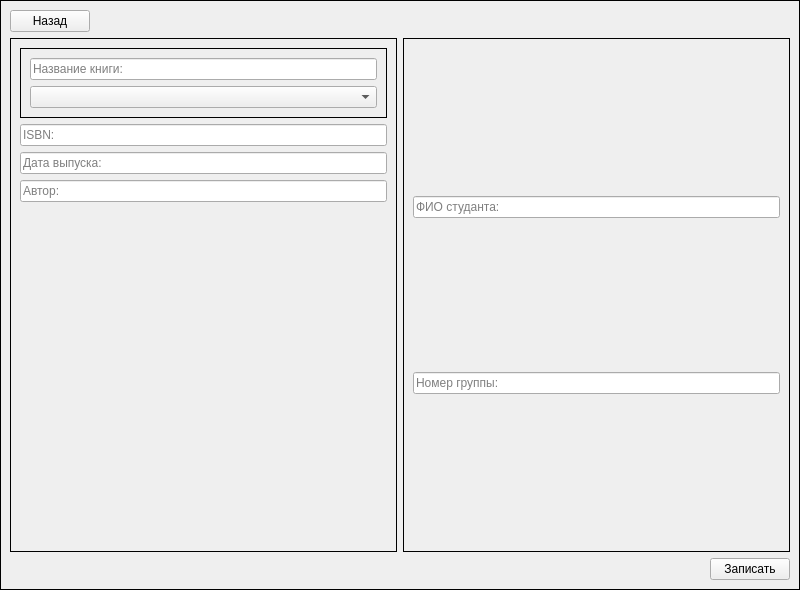
<?xml version="1.0" encoding="UTF-8"?>
<ui version="4.0">
 <class>MainWindow</class>
 <widget class="QMainWindow" name="MainWindow">
  <property name="geometry">
   <rect>
    <x>0</x>
    <y>0</y>
    <width>800</width>
    <height>590</height>
   </rect>
  </property>
  <property name="windowTitle">
   <string>MainWindow</string>
  </property>
  <property name="styleSheet">
   <string notr="true">QFrame { 
	border: 1px solid black;
}</string>
  </property>
  <widget class="QWidget" name="centralwidget">
   <layout class="QVBoxLayout" name="verticalLayout">
    <property name="spacing">
     <number>0</number>
    </property>
    <property name="leftMargin">
     <number>0</number>
    </property>
    <property name="topMargin">
     <number>0</number>
    </property>
    <property name="rightMargin">
     <number>0</number>
    </property>
    <property name="bottomMargin">
     <number>0</number>
    </property>
    <item>
     <widget class="QScrollArea" name="scrollArea">
      <property name="widgetResizable">
       <bool>true</bool>
      </property>
      <widget class="QWidget" name="scrollAreaWidgetContents">
       <property name="geometry">
        <rect>
         <x>0</x>
         <y>0</y>
         <width>798</width>
         <height>567</height>
        </rect>
       </property>
       <layout class="QGridLayout" name="gridLayout">
        <item row="0" column="0" alignment="Qt::AlignLeft">
         <widget class="QPushButton" name="pushButton_2">
          <property name="text">
           <string>Назад</string>
          </property>
         </widget>
        </item>
        <item row="1" column="0">
         <widget class="QFrame" name="fram_info_book">
          <property name="frameShape">
           <enum>QFrame::StyledPanel</enum>
          </property>
          <property name="frameShadow">
           <enum>QFrame::Raised</enum>
          </property>
          <layout class="QVBoxLayout" name="verticalLayout_3">
           <item alignment="Qt::AlignTop">
            <widget class="QFrame" name="frame_2">
             <property name="frameShape">
              <enum>QFrame::StyledPanel</enum>
             </property>
             <property name="frameShadow">
              <enum>QFrame::Raised</enum>
             </property>
             <layout class="QVBoxLayout" name="verticalLayout_2">
              <item>
               <widget class="QLineEdit" name="lineEdit">
                <property name="placeholderText">
                 <string>Название книги:</string>
                </property>
               </widget>
              </item>
              <item>
               <widget class="QComboBox" name="comboBox"/>
              </item>
             </layout>
            </widget>
           </item>
           <item>
            <widget class="QLineEdit" name="lineEdit_4">
             <property name="placeholderText">
              <string>ISBN:</string>
             </property>
            </widget>
           </item>
           <item>
            <widget class="QLineEdit" name="lineEdit_5">
             <property name="placeholderText">
              <string>Дата выпуска:</string>
             </property>
            </widget>
           </item>
           <item>
            <widget class="QLineEdit" name="lineEdit_6">
             <property name="placeholderText">
              <string>Автор: </string>
             </property>
            </widget>
           </item>
           <item>
            <spacer name="verticalSpacer">
             <property name="orientation">
              <enum>Qt::Vertical</enum>
             </property>
             <property name="sizeHint" stdset="0">
              <size>
               <width>20</width>
               <height>40</height>
              </size>
             </property>
            </spacer>
           </item>
          </layout>
         </widget>
        </item>
        <item row="1" column="1">
         <widget class="QFrame" name="frame_info_student">
          <property name="frameShape">
           <enum>QFrame::StyledPanel</enum>
          </property>
          <property name="frameShadow">
           <enum>QFrame::Raised</enum>
          </property>
          <layout class="QVBoxLayout" name="verticalLayout_4">
           <item>
            <widget class="QLineEdit" name="lineEdit_2">
             <property name="placeholderText">
              <string>ФИО студанта:</string>
             </property>
            </widget>
           </item>
           <item>
            <widget class="QLineEdit" name="lineEdit_3">
             <property name="placeholderText">
              <string>Номер группы: </string>
             </property>
            </widget>
           </item>
          </layout>
         </widget>
        </item>
        <item row="2" column="1" alignment="Qt::AlignRight">
         <widget class="QPushButton" name="pushButton">
          <property name="text">
           <string>Записать</string>
          </property>
         </widget>
        </item>
       </layout>
      </widget>
     </widget>
    </item>
   </layout>
  </widget>
  <widget class="QMenuBar" name="menubar">
   <property name="geometry">
    <rect>
     <x>0</x>
     <y>0</y>
     <width>800</width>
     <height>21</height>
    </rect>
   </property>
  </widget>
 </widget>
 <resources/>
 <connections/>
</ui>
